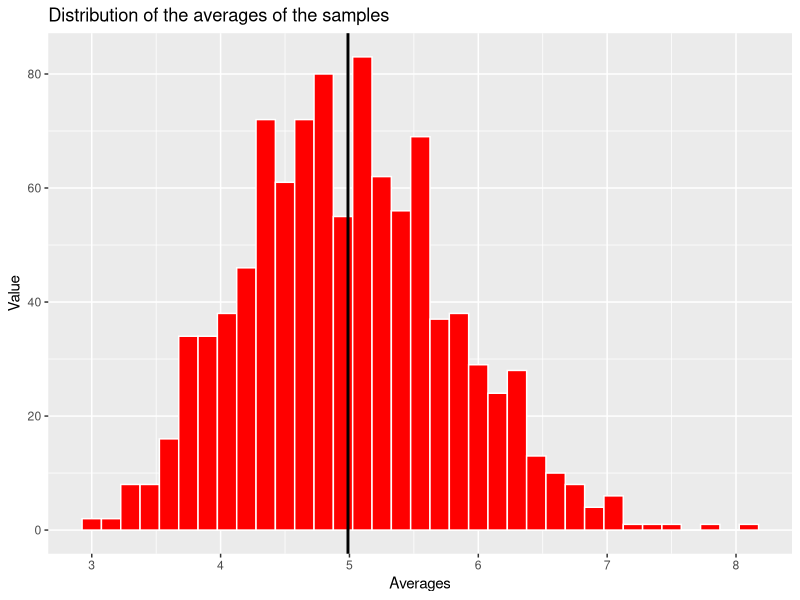
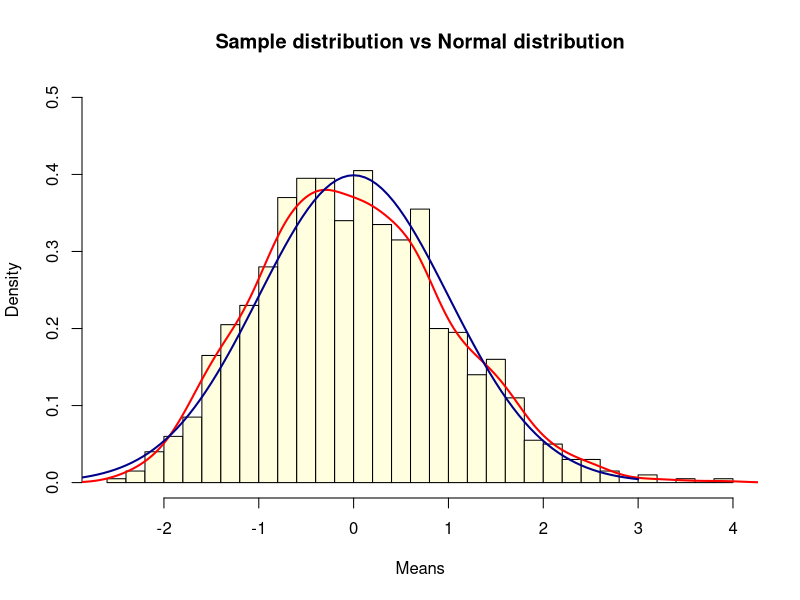

Source code (R) for these figures, in order:
## ---- chunk 1
# Assigning given values
lambda <- 0.2
n <- 40
N.sim <- 1000
mean <- 1/lambda
sd <- 1/lambda

# Setting seed
set.seed(40)

# Creating a matrix of simmulated values with N.sim rows and n columns using rexp function. Each row is a sample of size 40. The number of rows (or samples) is 1000.
sim.matrix <- matrix(rexp(N.sim * n, rate = lambda), N.sim, n) 

# Calculating means accross the rows, i.e. averages of the samples:
sim.avg <- rowMeans(sim.matrix)
## ---- chunk 2
library(ggplot2)
#Creating a histogram for the distribution of the averages of the samples with a vertical line of the mean of the averages.
ggplot(data = data.frame(Averages = sim.avg), aes(Averages)) +
  geom_histogram(col = "white", fill = "red", binwidth = 0.15) +
  labs(title = "Distribution of the averages of the samples", x = "Averages", y = "Value") +
  geom_vline(xintercept = mean(sim.avg), size = 1)
## ---- chunk 3
# Calculating the sample mean
smean <- mean(sim.avg)
round.smean <- round(smean, 2)
## ---- chunk 4
# Calculating the sample variance
svar <- var(sim.avg)
round.svar <- round(svar, 3)
## ---- chunk 5
scale.sim.avg <- scale(sim.avg)
hist(scale.sim.avg, prob=TRUE, main="Sample distribution vs Normal distribution", xlab = "Means", ylim=c(0, 0.5), breaks = 30, col = "lightyellow")
lines(density(scale.sim.avg), lwd = 2, col = "red")
curve(dnorm(x,0,1), -3, 3, col="darkblue", lwd=2, add=TRUE)

